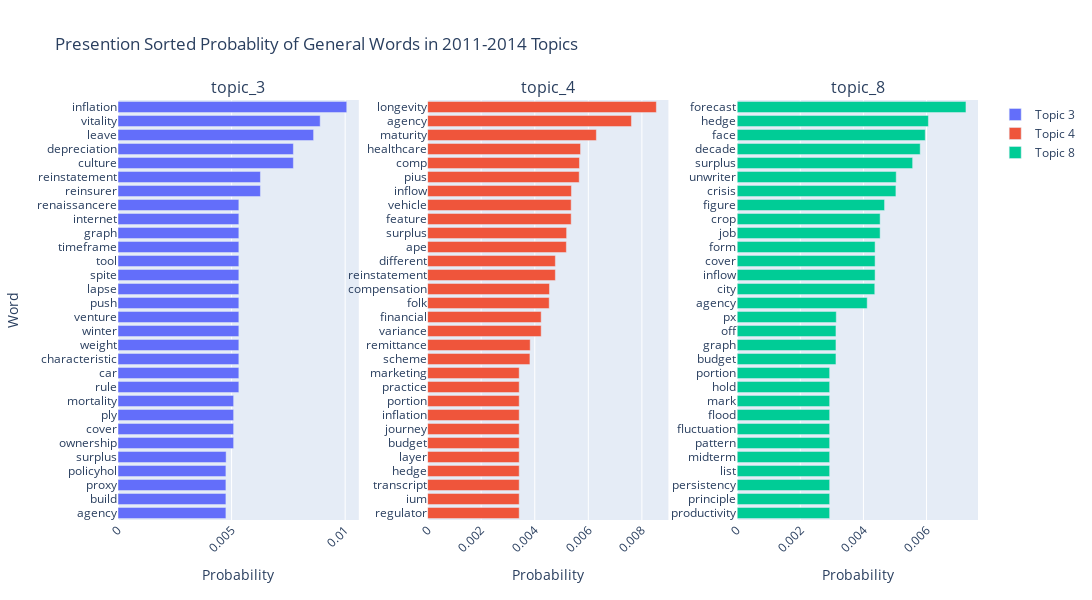

Notebook cell for this chart:
### Code cell
fig = make_subplots(
    rows=1, cols=3,
    column_widths=[2.,2.,2.],
    row_heights=[1.],
    specs=[
        [{"type": "bar"}, {"type": "bar"}, {"type": "bar"}], #  {"type": "bar"}, {"type": "bar"}
        ], 
    subplot_titles=("topic_3", "topic_4", "topic_8"),
    vertical_spacing=0.15,
    horizontal_spacing=0.08,
        )


recent_list = [2,3,7]
column_list = [1,2,3]
timepoint_list = [[6,8],[13,8],[14,11]]

for i in range(0,len(recent_list)):
    wt_single_tp = pd.DataFrame()
    wt_single_tp_alltime = wt[wt['k']==recent_list[i]]
    for k in timepoint_list[i]:
        tmp = wt_single_tp_alltime[wt_single_tp_alltime['timepoint']==k]
        wt_single_tp = wt_single_tp.append(tmp)
        del tmp

    wt_single_tp = wt_single_tp[['word', 'prob']]
    # df_tp6 groupby 'word' agg 'prob'
    wt_single_tp = wt_single_tp.groupby('word').agg({'prob':'sum'})
    wt_single_tp = wt_single_tp.reset_index()
    wt_single_tp = wt_single_tp.sort_values(by='prob', ascending=False)
    wt_single_tp = wt_single_tp.reset_index(drop=True)
    wt_single_tp = wt_single_tp.head(30).sort_values(by='prob', ascending=True)
    wt_single_tp = wt_single_tp.reset_index(drop=True)
    # print("==============","Topic {}".format(recent_list[i] + 1),"================")
    # print(wt_single_tp['word'])

    fig.add_trace(go.Bar(
        y=wt_single_tp['word'],
        x=wt_single_tp['prob'],
        name="Topic {}".format(recent_list[i] + 1),
        # make the bar virtical
        orientation='h',
        ), row=1, col=column_list[i])

fig.update_layout(
    height=600,
    width=1200,
    title_text="Presention Sorted Probablity of General Words in 2011-2014 Topics",
    xaxis1_title = 'Probability',
    xaxis2_title = 'Probability',
    xaxis3_title = 'Probability',
    # xaxis4_title = 'Probability',
    # xaxis5_title = 'Probability',
    yaxis1_title = 'Word',
    # make the ytick label virtical
    xaxis1_tickangle=-45,
    xaxis2_tickangle=-45,
    xaxis3_tickangle=-45,
    # xaxis4_tickangle=-45,
    # xaxis5_tickangle=-45,
    legend_tracegroupgap = 180,

    )

fig.show()

### Figure 1 — Plotly figure (JSON) as saved in the notebook; plotly's stock layout.template omitted (floating-point values rounded to 4 significant figures)
{"data": [{"name": "Topic 3", "orientation": "h", "type": "bar", "x": [0.00475, 0.00475, 0.00475, 0.00475, 0.00476, 0.00509, 0.00509, 0.00509, 0.00509, 0.00532, 0.00532, 0.00532, 0.00532, 0.00532, 0.00532, 0.00532, 0.00532, 0.00532, 0.00532, 0.00532, 0.00532, 0.00532, 0.00532, 0.00627, 0.00627, 0.00772, 0.00772, 0.00861, 0.0089, 0.01007], "xaxis": "x", "y": ["agency", "build", "proxy", "policyhol", "surplus", "ownership", "cover", "ply", "mortality", "rule", "car", "characteristic", "weight", "winter", "venture", "push", "lapse", "spite", "tool", "timeframe", "graph", "internet", "renaissancere", "reinsurer", "reinstatement", "culture", "depreciation", "leave", "vitality", "inflation"], "yaxis": "y"}, {"name": "Topic 4", "orientation": "h", "type": "bar", "x": [0.00342, 0.00342, 0.00342, 0.00342, 0.00342, 0.00342, 0.00342, 0.00342, 0.00342, 0.00342, 0.00342, 0.00382, 0.00383, 0.00424, 0.00424, 0.00454, 0.00455, 0.00477, 0.00477, 0.00518, 0.00519, 0.00536, 0.00536, 0.00537, 0.00566, 0.00567, 0.00571, 0.0063, 0.00761, 0.00854], "xaxis": "x2", "y": ["regulator", "ium", "transcript", "hedge", "layer", "budget", "journey", "inflation", "portion", "practice", "marketing", "scheme", "remittance", "variance", "financial", "folk", "compensation", "reinstatement", "diﬀerent", "ape", "surplus", "feature", "vehicle", "inflow", "pius", "comp", "healthcare", "maturity", "agency", "longevity"], "yaxis": "y2"}, {"name": "Topic 8", "orientation": "h", "type": "bar", "x": [0.00293, 0.00293, 0.00293, 0.00293, 0.00293, 0.00293, 0.00293, 0.00293, 0.00293, 0.00293, 0.00293, 0.00313, 0.00313, 0.00313, 0.00314, 0.00412, 0.00436, 0.00437, 0.00437, 0.00437, 0.00453, 0.00453, 0.00467, 0.00503, 0.00504, 0.00556, 0.0058, 0.00596, 0.00606, 0.00725], "xaxis": "x3", "y": ["productivity", "principle", "persistency", "list", "midterm", "pattern", "fluctuation", "flood", "mark", "hold", "portion", "budget", "graph", "oﬀ", "px", "agency", "city", "inflow", "cover", "form", "job", "crop", "ﬁgure", "crisis", "unwriter", "surplus", "decade", "face", "hedge", "forecast"], "yaxis": "y3"}], "layout": {"annotations": [{"font": {"size": 16}, "showarrow": false, "text": "topic_3", "x": 0.14, "xanchor": "center", "xref": "paper", "y": 1, "yanchor": "bottom", "yref": "paper"}, {"font": {"size": 16}, "showarrow": false, "text": "topic_4", "x": 0.5, "xanchor": "center", "xref": "paper", "y": 1, "yanchor": "bottom", "yref": "paper"}, {"font": {"size": 16}, "showarrow": false, "text": "topic_8", "x": 0.86, "xanchor": "center", "xref": "paper", "y": 1, "yanchor": "bottom", "yref": "paper"}], "height": 600, "legend": {"tracegroupgap": 180}, "title": {"text": "Presention Sorted Probablity of General Words in 2011-2014 Topics"}, "width": 1200, "xaxis": {"anchor": "y", "domain": [0, 0.28], "tickangle": -45, "title": {"text": "Probability"}}, "xaxis2": {"anchor": "y2", "domain": [0.36, 0.64], "tickangle": -45, "title": {"text": "Probability"}}, "xaxis3": {"anchor": "y3", "domain": [0.72, 1], "tickangle": -45, "title": {"text": "Probability"}}, "yaxis": {"anchor": "x", "domain": [0, 1], "title": {"text": "Word"}}, "yaxis2": {"anchor": "x2", "domain": [0, 1]}, "yaxis3": {"anchor": "x3", "domain": [0, 1]}}}
